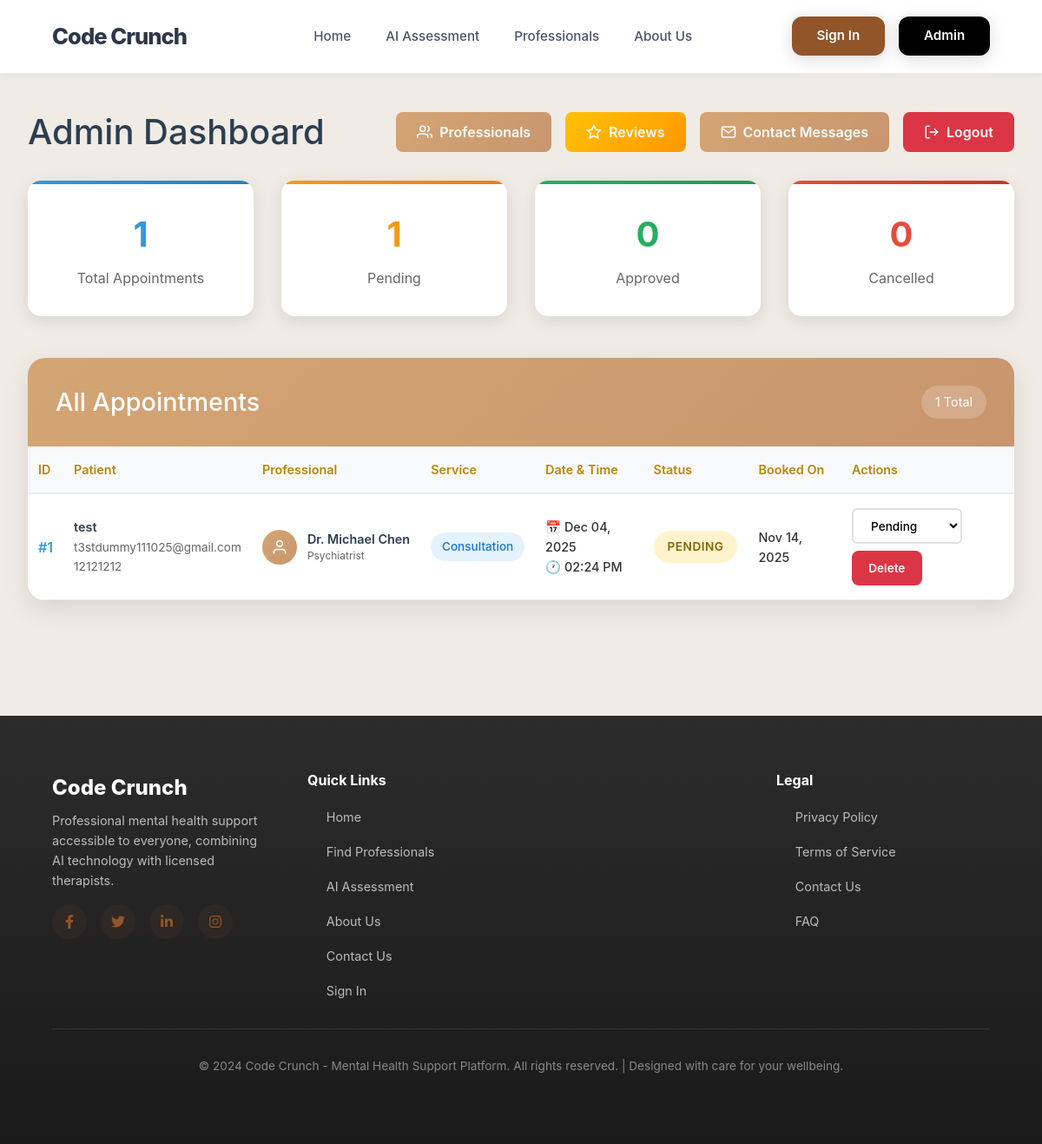
Before: /admin/dashboard (signed in) with the older database file.
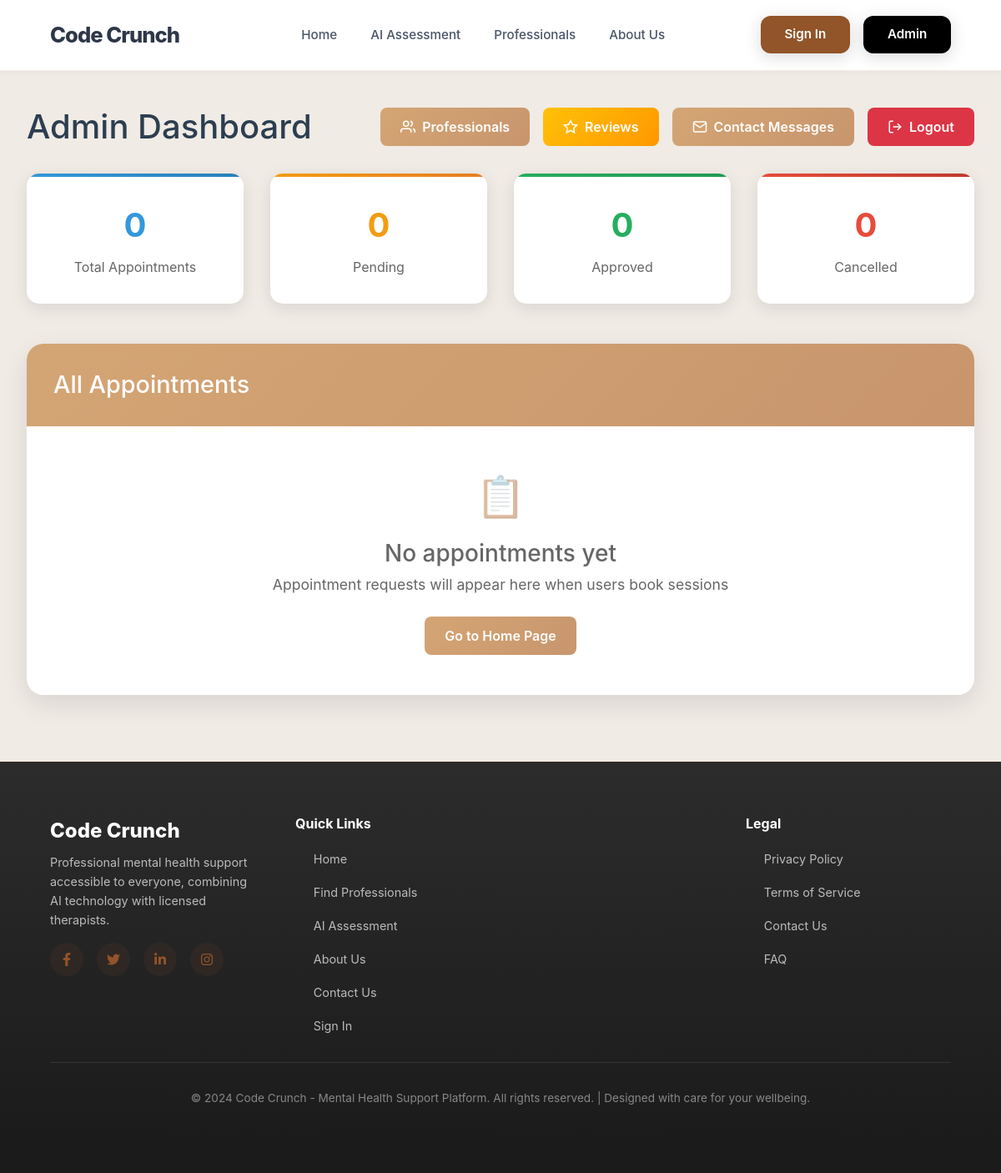
After: the same page with the newer database file.
### models.py (models this page shows, shortened)
class Appointment(db.Model):
    id = db.Column(db.Integer, primary_key=True)
    user_id = db.Column(db.Integer, db.ForeignKey('user.id'), nullable=True)
    user_name = db.Column(db.String(100), nullable=False)
    user_email = db.Column(db.String(120), nullable=False)
    user_phone = db.Column(db.String(20), nullable=False)
    professional_id = db.Column(db.Integer, db.ForeignKey('professional.id'), nullable=False)
    service = db.Column(db.String(100), nullable=False)
    date = db.Column(db.Date, nullable=False)
    time = db.Column(db.Time, nullable=False)
    duration = db.Column(db.Integer, default=60)  # in minutes
    message = db.Column(db.Text, nullable=True)
    status = db.Column(db.String(20), default='Pending')  # Pending, Confirmed, Completed, Cancelled
    payment_status = db.Column(db.String(20), default='Unpaid')  # Unpaid, Paid, Refunded
    amount = db.Column(db.Float, default=0.0)
    confirmation_sent = db.Column(db.Boolean, default=False)
    reminder_sent = db.Column(db.Boolean, default=False)
    created_at = db.Column(db.DateTime, default=datetime.utcnow)
    updated_at = db.Column(db.DateTime, default=datetime.utcnow, onupdate=datetime.utcnow)
    review = db.relationship('Review', backref='appointment', uselist=False, lazy=True)

class Professional(db.Model):
    id = db.Column(db.Integer, primary_key=True)
    name = db.Column(db.String(100), nullable=False)
    title = db.Column(db.String(100), nullable=False)
    specialization = db.Column(db.String(200), nullable=False)
    bio = db.Column(db.Text, nullable=False)
    experience_years = db.Column(db.Integer, nullable=False)
    education = db.Column(db.Text, nullable=False)
    languages = db.Column(db.String(200), nullable=False)
    image_url = db.Column(db.String(200), default='default-avatar.jpg')
    available_days = db.Column(db.String(200), nullable=False)
    consultation_fee = db.Column(db.Float, default=0.0)
    session_duration = db.Column(db.Integer, default=60)  # in minutes
    rating = db.Column(db.Float, default=5.0)
    total_reviews = db.Column(db.Integer, default=0)
    is_active = db.Column(db.Boolean, default=True)
    created_at = db.Column(db.DateTime, default=datetime.utcnow)
    appointments = db.relationship('Appointment', backref='professional', lazy=True)
    reviews = db.relationship('Review', backref='professional', lazy=True)
    time_slots = db.relationship('TimeSlot', backref='professional', lazy=True, cascade='all, delete-orphan')

### app.py (the view)
@app.route('/admin/dashboard')
def admin_dashboard():
    if not session.get('admin'):
        return redirect(url_for('admin_login'))
    appointments = Appointment.query.order_by(
        Appointment.date.asc(),
        Appointment.time.asc()
    ).all()
    return render_template('admin/admin_dashboard.html', appointments=appointments)

### templates/admin/admin_dashboard.html (shortened to what this page needs)
{% extends "layout.html" %}
{% block content %}
<div class="admin-page">
    <div class="container">
        <div class="dashboard-header">
            <div class="page-title">
                <h1>Admin Dashboard</h1>
            </div>
            <div class="header-actions">
                <a href="{{ url_for('admin_professionals') }}" class="btn btn-primary">
                    <svg viewBox="0 0 24 24" fill="none" stroke="currentColor" stroke-width="2">
                        <path d="M17 21v-2a4 4 0 0 0-4-4H5a4 4 0 0 0-4 4v2"></path>
                        <circle cx="9" cy="7" r="4"></circle>
                        <path d="M23 21v-2a4 4 0 0 0-3-3.87"></path>
                        <path d="M16 3.13a4 4 0 0 1 0 7.75"></path>
                    </svg>
                    Professionals
                </a>
                <a href="{{ url_for('admin_reviews') }}" class="btn btn-warning">
                    <svg viewBox="0 0 24 24" fill="none" stroke="currentColor" stroke-width="2">
                        <polygon points="12 2 15.09 8.26 22 9.27 17 14.14 18.18 21.02 12 17.77 5.82 21.02 7 14.14 2 9.27 8.91 8.26 12 2"></polygon>
                    </svg>
                    Reviews
                </a>
                <a href="{{ url_for('admin_contacts') }}" class="btn btn-primary">
                    <svg viewBox="0 0 24 24" fill="none" stroke="currentColor" stroke-width="2">
                        <path d="M4 4h16c1.1 0 2 .9 2 2v12c0 1.1-.9 2-2 2H4c-1.1 0-2-.9-2-2V6c0-1.1.9-2 2-2z"></path>
                        <polyline points="22,6 12,13 2,6"></polyline>
                    </svg>
                    Contact Messages
                </a>
                <a href="{{ url_for('admin_logout') }}" class="btn btn-danger">
                    <svg viewBox="0 0 24 24" fill="none" stroke="currentColor" stroke-width="2">
                        <path d="M9 21H5a2 2 0 0 1-2-2V5a2 2 0 0 1 2-2h4"></path>
                        <polyline points="16 17 21 12 16 7"></polyline>
                        <line x1="21" y1="12" x2="9" y2="12"></line>
                    </svg>
                    Logout
                </a>
            </div>
        </div>
        <div class="dashboard-stats">
            <div class="stat-card stat-total">
                <div class="stat-number">{{ appointments|length }}</div>
                <div class="stat-label">Total Appointments</div>
            </div>
            <div class="stat-card stat-pending">
                <div class="stat-number">{{ appointments|selectattr("status", "equalto", "Pending")|list|length }}</div>
                <div class="stat-label">Pending</div>
            </div>
            <div class="stat-card stat-approved">
                <div class="stat-number">
                    {{ (appointments|selectattr("status", "equalto", "Approved")|list|length) +
                       (appointments|selectattr("status", "equalto", "Confirmed")|list|length) }}
                </div>
                <div class="stat-label">Approved</div>
            </div>
            <div class="stat-card stat-cancelled">
                <div class="stat-number">{{ appointments|selectattr("status", "equalto", "Cancelled")|list|length }}</div>
                <div class="stat-label">Cancelled</div>
            </div>
        </div>
        <div class="appointments-section">
            <div class="section-header">
                <h2>All Appointments</h2>
                {% if appointments %}
                <div class="filter-badge">{{ appointments|length }} Total</div>
                {% endif %}
            </div>
            {% if not appointments %}
                <div class="empty-state">
                    <div class="empty-state-icon">📋</div>
                    <h3>No appointments yet</h3>
                    <p>Appointment requests will appear here when users book sessions</p>
                    <a href="{{ url_for('index') }}" class="btn btn-primary">Go to Home Page</a>
                </div>
            {% else %}
                <div class="table-container">
                    <table class="appointments-table">
                        <thead>
                            <tr>
                                <th>ID</th>
                                <th>Patient</th>
                                <th>Professional</th>
                                <th>Service</th>
                                <th>Date & Time</th>
                                <th>Status</th>
                                <th>Booked On</th>
                                <th>Actions</th>
                            </tr>
                        </thead>
                        <tbody>
                            {% for a in appointments %}
                                <tr>
                                    <td>
                                        <span class="appointment-id">#{{ a.id }}</span>
                                    </td>
                                    <td>
                                        <div class="patient-info">{{ a.user_name }}</div>
                                        <div class="contact-info">
                                            {{ a.user_email }}<br>
                                            {{ a.user_phone }}
                                        </div>
                                    </td>
                                    <td>
                                        <div class="professional-info">
                                            <div class="prof-avatar-mini">
                                                <svg viewBox="0 0 24 24" fill="none" stroke="currentColor" stroke-width="2">
                                                    <path d="M20 21v-2a4 4 0 0 0-4-4H8a4 4 0 0 0-4 4v2"></path>
                                                    <circle cx="12" cy="7" r="4"></circle>
                                                </svg>
                                            </div>
                                            <div class="prof-details-mini">
                                                <div class="prof-name-mini">{{ a.professional.name }}</div>
                                                <div class="prof-title-mini">{{ a.professional.title }}</div>
                                            </div>
                                        </div>
                                    </td>
                                    <td>
                                        <span class="service-type">{{ a.service }}</span>
                                    </td>
                                    <td>
                                        <div class="datetime-info">
                                            📅 {{ a.date.strftime('%b %d, %Y') }}<br>
                                            🕐 {{ a.time.strftime('%I:%M %p') }}
                                        </div>
                                    </td>
                                    <td>
                                        <span class="status-badge status-{{ a.status.lower() }}">
                                            {{ a.status }}
                                        </span>
                                    </td>
                                    <td>
                                        <div class="datetime-info">
                                            {{ a.created_at.strftime('%b %d, %Y') }}
                                        </div>
                                    </td>
                                    <td>
                                        <div class="action-group">
                                            <form method="post" action="{{ url_for('update_status', appt_id=a.id) }}" style="display:inline;">
                                                <select name="status" onchange="this.form.submit()" class="status-select">
                                                    {% for s in ['Pending','Approved','Confirmed','Cancelled','Completed'] %}
                                                        <option value="{{ s }}" {% if s==a.status %}selected{% endif %}>{{ s }}</option>
                                                    {% endfor %}
                                                </select>
                                            </form>
                                            <a href="{{ url_for('delete_appointment', appt_id=a.id) }}"
                                               class="btn-small btn-danger"
                                               onclick="return confirm('Are you sure you want to delete this appointment?')">
                                                Delete
                                            </a>
                                        </div>
                                    </td>
                                </tr>
                            {% endfor %}
                        </tbody>
                    </table>
                </div>
            {% endif %}
        </div>
    </div>
</div>
{% endblock %}

### templates/layout.html (shortened to what this page needs)
<!DOCTYPE html>
<html lang="en">
    <head>
        <link
            href="https://cdn.jsdelivr.net/npm/bootstrap@5.1.3/dist/css/bootstrap.min.css"
            rel="stylesheet"
        />
        <link
            href="https://cdnjs.cloudflare.com/ajax/libs/font-awesome/6.0.0/css/all.min.css"
            rel="stylesheet"
        />
    </head>
    <body>
        <nav class="modern-nav" id="navbar">
            <a href="{{ url_for('index') }}" class="nav-logo">Code Crunch</a>
            <ul class="nav-links" id="navLinks">
                <li>
                    <a
                        href="{{ url_for('index') }}"
                        class="{{ 'active' if request.endpoint == 'index' else '' }}"
                        >Home</a
                    >
                </li>
                <li>
                    <a
                        href="{{ url_for('ai_assessment') }}"
                        class="{{ 'active' if request.endpoint == 'ai_assessment' else '' }}"
                        >AI Assessment</a
                    >
                </li>
                <li>
                    <a
                        href="{{ url_for('professionals') }}"
                        class="{{ 'active' if request.endpoint == 'professionals' else '' }}"
                        >Professionals</a
                    >
                </li>
                <li>
                    <a
                        href="{{ url_for('about') }}"
                        class="{{ 'active' if request.endpoint == 'about' else '' }}"
                        >About Us</a
                    >
                </li>
            </ul>
            <div class="nav-buttons">
                {% if session.user_id %}
                    <div class="user-menu">
                        <span class="user-welcome">Welcome, {{ session.user_name }}</span>
                        <a href="{{ url_for('logout') }}" class="logout-btn">Logout</a>
                    </div>
                {% else %}
                    <div class="user-menu">
                        <a href="{{ url_for('login') }}" class="sign-in-btn" style="background-color: #925429;"">Sign In</a>
                    </div>
                {% endif %}
                <a href="{{ url_for('admin_login') }}" class="sign-in-btn" style="background-color: #000000;">Admin</a>
            </div>
        </nav>
        <main>{% block content %}{% endblock %}</main>
        <footer class="modern-footer">
            <div class="footer-content">
                <div class="footer-section">
                    <div class="footer-logo">Code Crunch</div>
                    <p>Professional mental health support accessible to everyone, combining AI technology with licensed therapists.</p>
                    <div class="footer-socials">
                        <a href="#"><i class="fab fa-facebook-f"></i></a>
                        <a href="#"><i class="fab fa-twitter"></i></a>
                        <a href="#"><i class="fab fa-linkedin-in"></i></a>
                        <a href="#"><i class="fab fa-instagram"></i></a>
                    </div>
                </div>
                <div class="footer-section">
                    <h4>Quick Links</h4>
                    <ul class="footer-links">
                        <li><a href="{{ url_for('index') }}">Home</a></li>
                        <li><a href="{{ url_for('professionals') }}">Find Professionals</a></li>
                        <li><a href="{{ url_for('ai_assessment') }}">AI Assessment</a></li>
                        <li><a href="{{ url_for('about') }}">About Us</a></li>
                        <li><a href="{{ url_for('contact') }}">Contact Us</a></li>
                        {% if session.user_id %}
                        <li><a href="{{ url_for('user_dashboard') }}">My Dashboard</a></li>
                        {% else %}
                        <li><a href="{{ url_for('login') }}">Sign In</a></li>
                        {% endif %}
                    </ul>
                </div>
                <div class="footer-section">
                    <h4>Legal</h4>
                    <ul class="footer-links">
                        <li><a href="#">Privacy Policy</a></li>
                        <li><a href="#">Terms of Service</a></li>
                        <li><a href="#">Contact Us</a></li>
                        <li><a href="#">FAQ</a></li>
                    </ul>
                </div>
            </div>
            <div class="footer-bottom">
                <p>&copy; 2024 Code Crunch - Mental Health Support Platform. All rights reserved. | Designed with care for your wellbeing.</p>
            </div>
        </footer>
    </body>
</html>

Changed rows visible on the page:
removed Appointment: id "1", user_name "test", user_email "t3stdummy111025@gmail.com", user_phone "12121212", professional.name "Dr. Michael Chen", professional "Psychiatrist", service "Consultation", date "Dec 04, 2025", time "02:24 PM", status "PENDING", created_at "Nov 14, 2025", status "Pending"
Other visible differences:
{{ appointments|length }}: "1" → "0"
{{ appointments|selectattr("status", "equalto", "Pending")|list|length }}: "1" → "0"
{{ appointments|length }}: "1" → (not shown)
text no longer shown: "Total ID Patient Professional Service Date & Time Status Booked On Actions"
text now shown: "📋 No appointments yet Appointment requests will appear here when users book sessions Go to Home Page"
